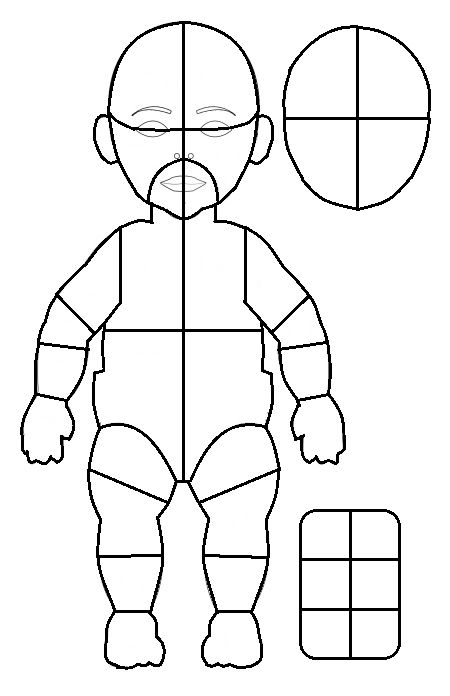
#> input picture icons/diagram.png, 450 x 696 px, found by its file name
$ python generate_zone_masks.py
#> lines starting #> are read from the running program, lines starting #| are printed output that depends on the picture; after the words box and inside, x2 and y2 are one past the last pixel; in counts of white or black regions, pixels touching at a corner belong together
from __future__ import annotations

import json
import logging
from collections import deque
from pathlib import Path

from PIL import Image, ImageDraw, ImageFont


logger = logging.getLogger(__name__)


# Update these paths/settings here instead of using CLI arguments.
# Paths are relative to the repo root (run this offline tool from there).
SOURCE_IMAGE = Path("src/resources/icons/diagram.png")
OUTPUT_DIR = Path("src/resources/icons/generated_masks")
ARCHIVE_DIR = OUTPUT_DIR / "_merged_legacy"
ZONE_NAME_PREFIX = "ZONE_"
THRESHOLD = 200
MIN_ZONE_AREA = 250
INCLUDE_OUTSIDE_MASK = True
INCLUDE_LINE_MASK = True

# Merge regions after you inspect zone_index_preview.png.
# Keys are output names, values are 1-based region indices to combine.
MERGED_ZONE_GROUPS: dict[str, list[int]] = {}

# Stable names for single regions that should remain separate
# (unnamed regions fall back to ZONE_<index>).
MANUAL_ZONE_NAMES: dict[int, str] = {}


def load_diagram_mask(image_path: Path, threshold: int) -> tuple[list[list[bool]], int, int]:
    image = Image.open(image_path).convert("L")
    width, height = image.size
    pixels = image.load()

    # True means black outline pixel, False means fillable white space.
    solid = [[pixels[x, y] < threshold for x in range(width)] for y in range(height)]
    return solid, width, height


def extract_regions(
    solid: list[list[bool]], width: int, height: int
) -> tuple[list[dict[str, object]], list[tuple[int, int]]]:
    visited = [[False] * width for _ in range(height)]
    regions: list[dict[str, object]] = []
    outside_points: list[tuple[int, int]] = []

    for y in range(height):
        for x in range(width):
            if solid[y][x] or visited[y][x]:
                continue

            queue = deque([(x, y)])
            visited[y][x] = True
            points: list[tuple[int, int]] = []
            touches_border = False
            min_x = max_x = x
            min_y = max_y = y
            sum_x = 0
            sum_y = 0

            while queue:
                cx, cy = queue.popleft()
                points.append((cx, cy))
                sum_x += cx
                sum_y += cy
                min_x = min(min_x, cx)
                max_x = max(max_x, cx)
                min_y = min(min_y, cy)
                max_y = max(max_y, cy)

                if cx == 0 or cy == 0 or cx == width - 1 or cy == height - 1:
                    touches_border = True

                for nx, ny in ((cx + 1, cy), (cx - 1, cy), (cx, cy + 1), (cx, cy - 1)):
                    if 0 <= nx < width and 0 <= ny < height and not solid[ny][nx] and not visited[ny][nx]:
                        visited[ny][nx] = True
                        queue.append((nx, ny))

            if touches_border:
                outside_points.extend(points)
                continue

            area = len(points)
            if area < MIN_ZONE_AREA:
                continue

            regions.append(
                {
                    "points": points,
                    "area": area,
                    "bbox": [min_x, min_y, max_x, max_y],
                    "centroid": [round(sum_x / area, 2), round(sum_y / area, 2)],
                }
            )

    regions.sort(key=lambda region: (region["centroid"][1], region["centroid"][0]))
    return regions, outside_points


def zone_name(index: int) -> str:
    return MANUAL_ZONE_NAMES.get(index, f"{ZONE_NAME_PREFIX}{index:02d}")


def merged_member_indices() -> set[int]:
    members: set[int] = set()
    for indices in MERGED_ZONE_GROUPS.values():
        members.update(indices)
    return members


def save_mask(path: Path, width: int, height: int, black_pixels: list[tuple[int, int]]) -> None:
    image = Image.new("L", (width, height), color=255)
    pixels = image.load()
    for x, y in black_pixels:
        pixels[x, y] = 0
    image.save(path)


def save_preview(
    source_image: Path,
    output_path: Path,
    regions: list[dict[str, object]],
) -> None:
    preview = Image.open(source_image).convert("RGB")
    draw = ImageDraw.Draw(preview)
    font = ImageFont.load_default()

    for index, region in enumerate(regions, start=1):
        cx, cy = region["centroid"]
        label = str(index)
        text_bbox = draw.textbbox((0, 0), label, font=font)
        text_width = text_bbox[2] - text_bbox[0]
        text_height = text_bbox[3] - text_bbox[1]
        x0 = int(cx - text_width / 2) - 2
        y0 = int(cy - text_height / 2) - 2
        x1 = x0 + text_width + 4
        y1 = y0 + text_height + 4
        draw.rectangle((x0, y0, x1, y1), fill=(255, 255, 0))
        draw.text((x0 + 2, y0 + 2), label, fill=(255, 0, 0), font=font)

    preview.save(output_path)


def main() -> None:
    if not SOURCE_IMAGE.exists():
        raise FileNotFoundError(f"Source diagram not found: {SOURCE_IMAGE}")

    OUTPUT_DIR.mkdir(parents=True, exist_ok=True)
    ARCHIVE_DIR.mkdir(parents=True, exist_ok=True)

    solid, width, height = load_diagram_mask(SOURCE_IMAGE, THRESHOLD)
#> in load_diagram_mask, `solid = [[pixels[x, y] < threshold for x in range(width)] for y in ran..`: solid = 696 items
#> solid = 696 items; height = 696
    regions, outside_points = extract_regions(solid, width, height)
#> in extract_regions, `visited = [[False] * width for _ in range(height)]`: visited = 696 items
#> regions = 38 items; outside_points = 163939 items

    line_points = [(x, y) for y in range(height) for x in range(width) if solid[y][x]]
#> line_points = 20455 items

    region_map = {index: region for index, region in enumerate(regions, start=1)}
#> region_map = 38 items
    merged_indices = merged_member_indices()
    metadata: list[dict[str, object]] = []

    for name, indices in MERGED_ZONE_GROUPS.items():
        points: list[tuple[int, int]] = []
        x_values: list[int] = []
        y_values: list[int] = []
        area = 0
        for index in indices:
            region = region_map[index]
            region_points = region["points"]
            points.extend(region_points)
            area += region["area"]
            x_values.extend(point[0] for point in region_points)
            y_values.extend(point[1] for point in region_points)

        save_mask(OUTPUT_DIR / f"{name}.png", width, height, points)
        metadata.append(
            {
                "merged_indices": indices,
                "name": name,
                "area": area,
                "centroid": [round(sum(x_values) / area, 2), round(sum(y_values) / area, 2)],
                "bbox": [min(x_values), min(y_values), max(x_values), max(y_values)],
            }
        )
#> after the loop, metadata = []

    for index, region in region_map.items():
        if index in merged_indices:
            legacy_path = OUTPUT_DIR / f"{ZONE_NAME_PREFIX}{index:02d}.png"
            if legacy_path.exists():
                legacy_path.replace(ARCHIVE_DIR / legacy_path.name)
            continue

        name = zone_name(index)
        save_mask(OUTPUT_DIR / f"{name}.png", width, height, region["points"])
        metadata.append(
            {
                "index": index,
                "name": name,
                "area": region["area"],
                "centroid": region["centroid"],
                "bbox": region["bbox"],
            }
        )
#> this loop made 38 passes
#> name on passes 1 to 12: 'ZONE_01', 'ZONE_02', 'ZONE_03', 'ZONE_04', 'ZONE_05', 'ZONE_06', 'ZONE_07', 'ZONE_08', 'ZONE_09', 'ZONE_10', 'ZONE_11', 'ZONE_12'
#> pass 1, in save_mask, `image.save(path)`:
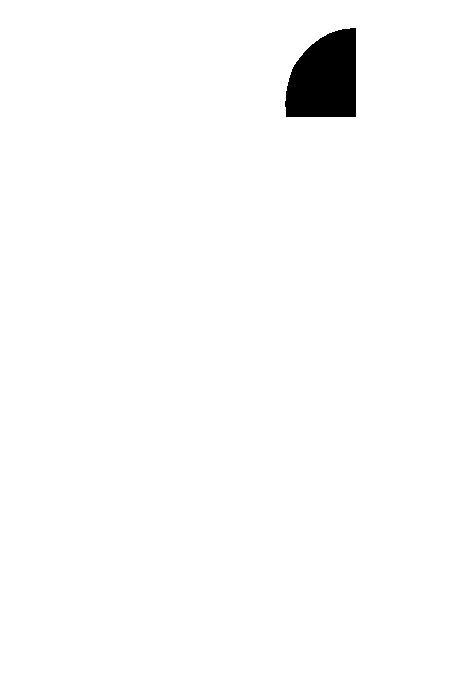
#> saved as ZONE_01.png: PIL image 450x696 L; 98.4% white; 1 black region, box (x1, y1, x2, y2) and area: (285, 28, 356, 117) 5130
#> pass 2, in save_mask (call 2), `image.save(path)`:
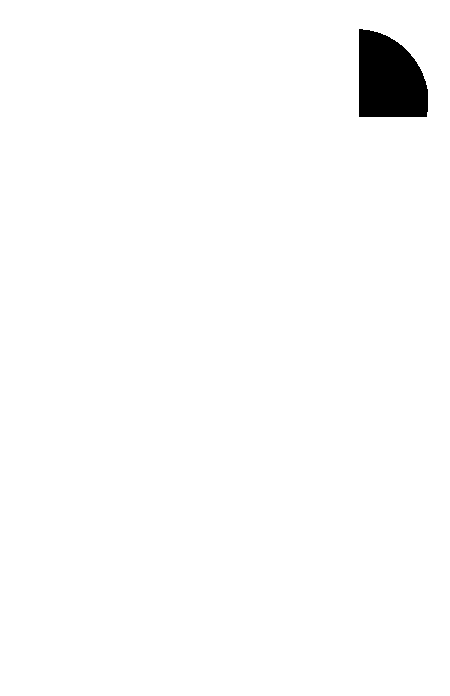
#> saved as ZONE_02.png: PIL image 450x696 L; 98.4% white; 1 black region, box (x1, y1, x2, y2) and area: (359, 29, 428, 117) 4951
#> after the loop, metadata = 38 items

    if INCLUDE_OUTSIDE_MASK:
        save_mask(OUTPUT_DIR / "OUTSIDE.png", width, height, outside_points)
#> the loop in save_mask (call 39), `for x, y in black_pixels:` made 163939 passes
#> (x, y) on passes 1 to 3: (0, 0), (1, 0), (0, 1)
#> in save_mask (call 39), `image.save(path)`:
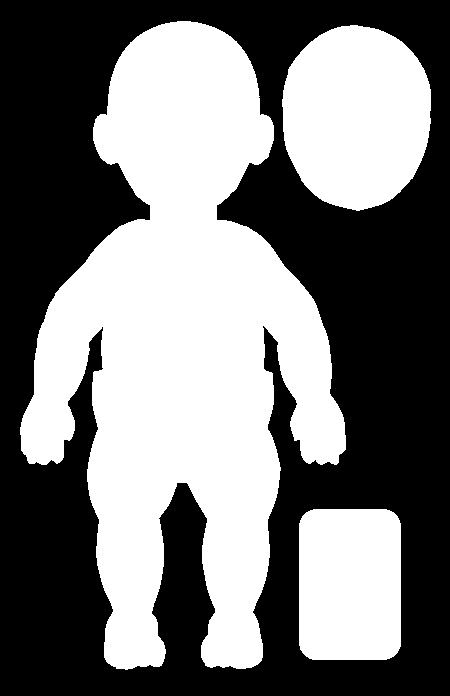
#> saved as OUTSIDE.png: PIL image 450x696 L; 47.7% white; 3 white regions, box (x1, y1, x2, y2) and area: (20, 21, 346, 670) 112169, (282, 25, 431, 211) 21962, (299, 509, 401, 660) 15130

    if INCLUDE_LINE_MASK:
        save_mask(OUTPUT_DIR / "LINE.png", width, height, line_points)
#> the loop in save_mask (call 40), `for x, y in black_pixels:` made 20455 passes
#> (x, y) on passes 1 to 3: (177, 21), (178, 21), (179, 21)
#> in save_mask (call 40), `image.save(path)`:
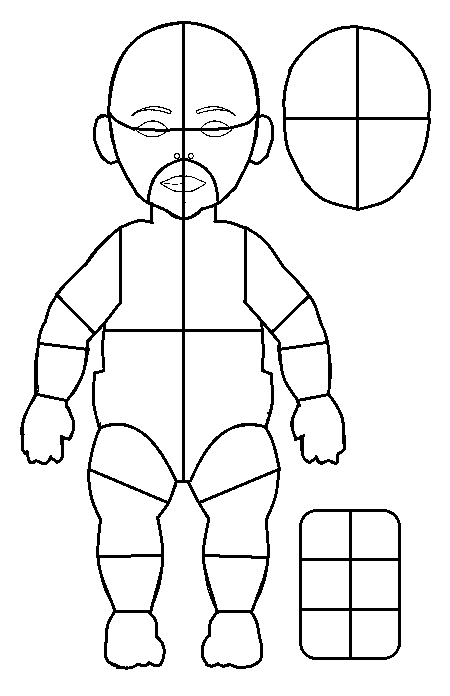
#> saved as LINE.png: PIL image 450x696 L; 93.5% white; 7 black regions (2 under 20 px), largest, box (x1, y1, x2, y2) and area: (20, 21, 346, 670) 15328, (282, 25, 431, 211) 2535, (299, 509, 401, 660) 2384, (131, 106, 172, 116) 102, (196, 106, 236, 116) 94

    save_preview(SOURCE_IMAGE, OUTPUT_DIR / "zone_index_preview.png", regions)
#> the loop in save_preview, `for index, region in enumerate(regions, start=1):` made 38 passes
#> (cx, cy, label, text_bbox, text_width, x0, y0, x1) on passes 1 to 12: (324.6, 78.16, '1', (0, 2, 6, 10), 6, 319, 72, 329), (388.9, 78.81, '2', (0, 2, 6, 10), 6, 383, 72, 393), (215.7, 78.92, '3', (0, 2, 6, 10), 6, 210, 72, 220), (150.4, 79.28, '4', (0, 2, 6, 10), 6, 145, 73, 155), (104.5, 139.2, '5', (0, 2, 6, 10), 6, 99, 133, 109), (261.8, 139.4, '6', (0, 2, 6, 10), 6, 256, 133, 266), (221.8, 153.7, '7', (0, 2, 6, 10), 6, 216, 147, 226), (144.6, 153.7, '8', (0, 2, 6, 10), 6, 139, 147, 149), (387.2, 155.9, '9', (0, 2, 6, 10), 6, 382, 149, 392), (325.7, 156.3, '10', (0, 2, 12, 10), 12, 317, 150, 333), (198.5, 189.7, '11', (0, 2, 12, 10), 12, 190, 183, 206), (167.5, 190.1, '12', (0, 2, 12, 10), 12, 159, 184, 175)
#> in save_preview, `preview.save(output_path)`:
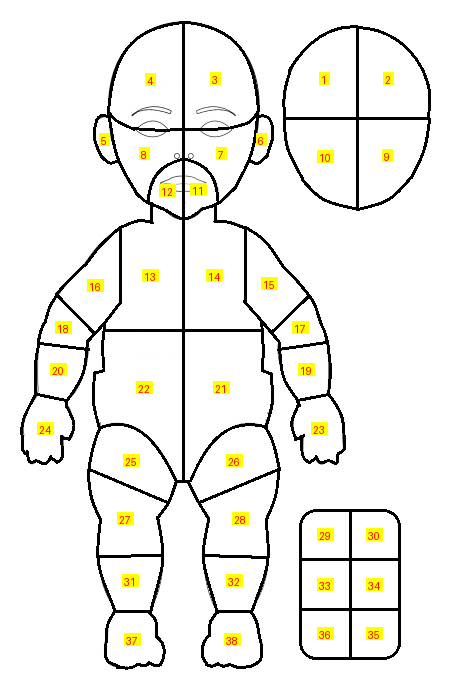
#> saved as zone_index_preview.png: PIL image 450x696 RGB; mean R, G, B 238.7, 237.9, 232.4

    metadata_path = OUTPUT_DIR / "zones.json"
    metadata_path.write_text(json.dumps(metadata, indent=2), encoding="utf-8")

    logger.info("saved %s zone entries to %s", len(metadata), OUTPUT_DIR)
    logger.info("preview image: %s", OUTPUT_DIR / "zone_index_preview.png")
    logger.info("metadata: %s", metadata_path)


if __name__ == "__main__":
    logging.basicConfig(level=logging.INFO, format="%(levelname)s  %(message)s")
    main()
